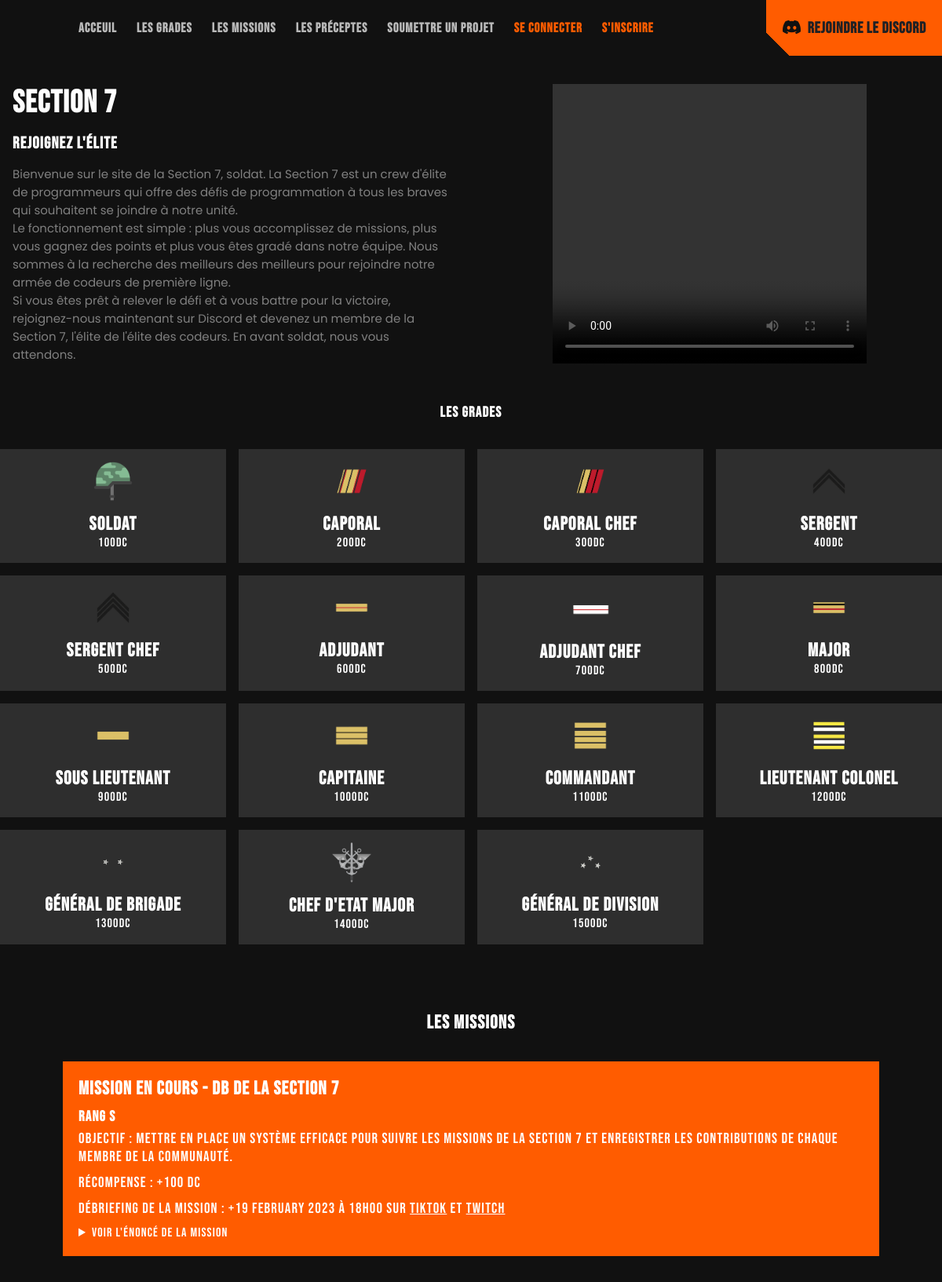
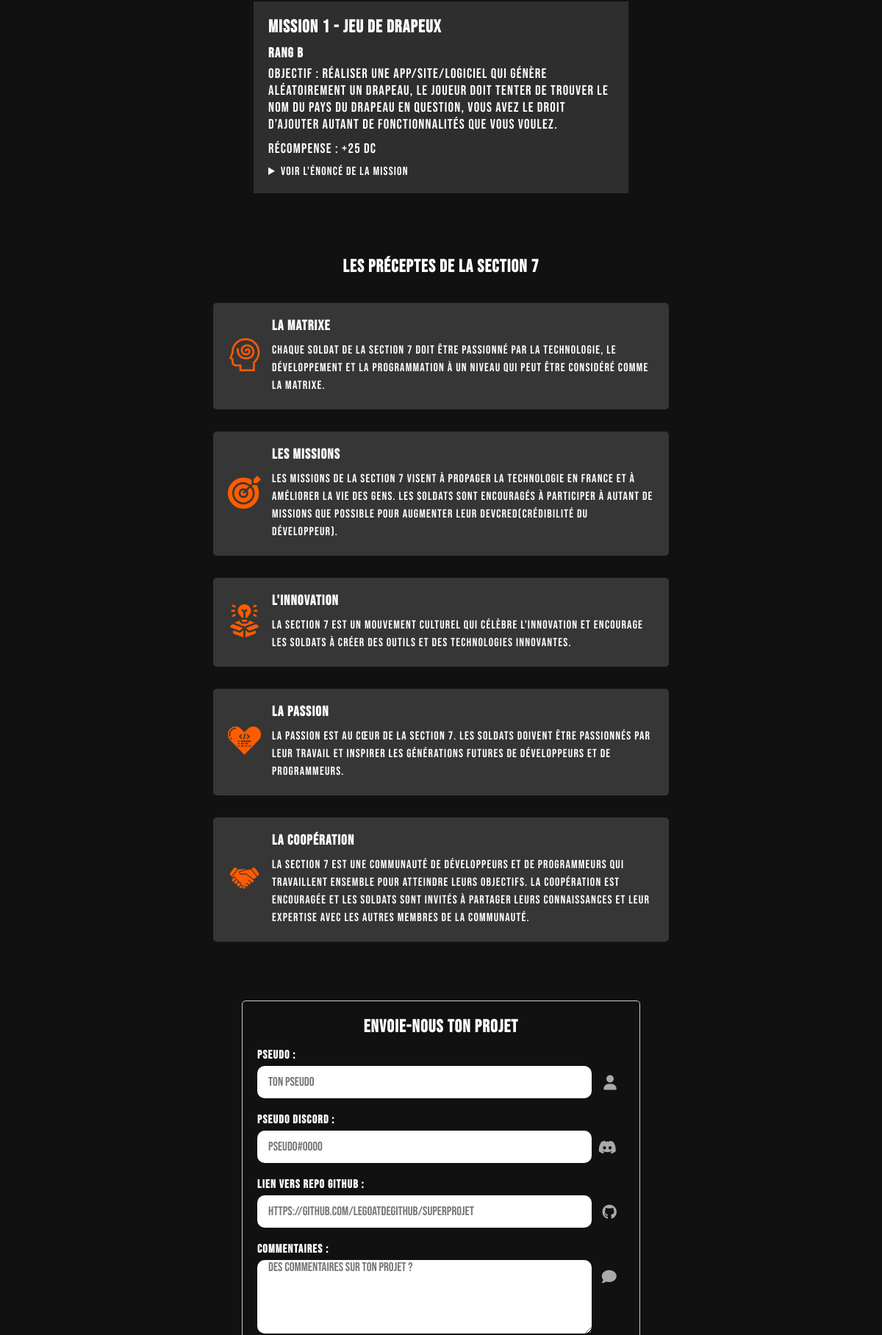
The page / (upper part) on the database its author committed (2 pictures, top to bottom).
### tables this page shows
CREATE TABLE `grades` (
  `image` varchar(55) NOT NULL DEFAULT 'helmet',
  `nom` varchar(55) NOT NULL,
  `dc` int(11) NOT NULL
);

CREATE TABLE `missions_desc` (
  `idMission` int(11) NOT NULL,
  `nomMission` varchar(300) NOT NULL,
  `rangMission` varchar(1) NOT NULL,
  `objectifMission` mediumtext NOT NULL,
  `recompense` int(11) NOT NULL,
  `enonce` text DEFAULT NULL,
  `statut` varchar(10000) NOT NULL,
  `deadline` datetime NOT NULL
);

CREATE TABLE `preceptes` (
  `idPrecepte` int(11) NOT NULL,
  `precepte` text NOT NULL,
  `description` text NOT NULL,
  `image` varchar(255) NOT NULL
);

### inc/grades.php (the view)
<?php
require('lib/db.php');
$stmt = $db->prepare('SELECT * FROM grades');
$stmt->execute();
$grades = $stmt->fetchAll();
?>
<section id="grades">
    <div class="gradesDesc">
        <h1 class="newSectionH1">Les Grades</h1>
    <div class="grades">
    <?php
            foreach ($grades as $grade) {
                echo '<div class="grade"><img src="src/media/'. $grade['image'] .'.png"><h2>'. $grade['nom'] .'</h2><p>'. $grade['dc'] .'DC</p></div>';
            }
        ?>
    </div>
</section>

### inc/missions.php (shortened to what this page needs)
<?php
require_once('lib/db.php');
$stmt = $db->prepare('SELECT * FROM missions_desc WHERE statut="A"');
$stmt->execute();
$row = $stmt->fetch();
$date_str = $row['deadline'];
$date = new DateTime($date_str);
$date_format = strftime('%e %B %Y à %Hh%M', $date->getTimestamp());
?>
<section class="missions" id="missions">
    <div class="container">
      <h2 class="newSectionH1">Les Missions</h2>
      <div class="mission-wrapper">
        <div class="mission urgent" style="max-width: 1000px;">
            <h3 class="mission-title">Mission en cours - <?php echo($row['nomMission']);?></h3>
            <h3>Rang <?php echo($row['rangMission']);?></h3>
            <h3 class="recomp">Objectif : <?php echo($row['objectifMission']); ?></h3>
            <h3 class="recomp">Récompense : <span>+<?php echo($row['recompense']);?> DC</span></h3>
            <h3 class="recomp">Débriefing de la mission : <span>+<?php echo $date_format;?></span> sur <a href="https://www.tiktok.com/@mauvetech"><u>TikTok</u> et <a href="https://www.twitch.tv/mauvetech"><u>Twitch</u ></a></h3>
            <details>
                <summary>Voir l'énoncé de la mission</summary>
            </details>
        </div>
        <?php
        $stmt = $db->prepare('SELECT * FROM missions_desc WHERE statut="F" LIMIT 3');
        $stmt->execute();
        $count = $stmt->rowCount();
        $oldMissions = $stmt->fetchAll();
        if ($count === 1) {
            foreach ($oldMissions as $oldMission) {
                echo '<div class="mission" style="max-width: 470px; margin: 0 auto; margin-top: 35px;">
                <h3 class="mission-title">Mission '. $oldMission['idMission'] .' - '. $oldMission['nomMission'] .'</h3>
                <h3>Rang '. $oldMission["rangMission"] .'</h3>
                <h3 class="recomp">Objectif : '.$oldMission["objectifMission"].'</h3>
                <h3 class="recomp">Récompense : <span>+'.$oldMission["recompense"].' DC</span></h3>
                <details>
                <summary>Voir l\'énoncé de la mission</summary>
                <p>'.$oldMission["enonce"].'</p>
                </details>
                </div>';
                echo '</div>';
            }
        }
    ?>
    </div>
</section>

### inc/preceptes.php
<section class="precepts-section" id="preceptes">
  <h2 class="newSectionH1">Les préceptes de la Section 7</h2>
  <?php
  $stmt = $db->prepare('SELECT * FROM preceptes');
  $stmt->execute();
  $preceptes = $stmt->fetchAll();
  ?>
  <div class="precepts-container">
    <?php
    foreach($preceptes as $precepte) {
      echo '
      <div class="precept" style="display: flex;align-items: center;">
        <div class="preceptLeft">
          <img class="precept-img" style="width: 45px;margin-right: 15px;" src="src/media/'.$precepte['image'].'.png">
        </div>
        <div class="preceptRight">
          <h3 class="precept-title">'.$precepte['precepte'].'</h3>
          <p class="precept-text">'.$precepte['description'].'</p>
        </div>
      </div>
      ';
    }
    ?>
  </div>
</section>

### style.css (style rules this page uses)
* { margin: 0; padding: 0; border: none; }
html { scroll-behavior: smooth; }
body { font-family: 'Bebas Neue'; letter-spacing: 1.19px; }
body { background-color: #111; }
a { all: unset; }
.newSectionH1 { margin-top: 35px; margin-bottom: 35px; text-align: center; color: #fff; }
.grade { background-color: #2e2e2e; color: white; padding: 1rem; text-align: center; }
.grades { max-width: 1395px; margin: 0 auto; display: grid; gap: 1rem; }
.grade img { width: 50px; margin-bottom: 10px; }
@media (min-width: 600px) { .grades { grid-template-columns: repeat(4, 1fr); } }
.missions { color: #fff; padding: 50px 0; }
.recomp { font-weight: normal; margin: 5px 0 10px 0; }
.mission-wrapper { display: flex; flex-direction: column; align-items: center; }
.mission { background-color: #2e2e2e; padding: 20px; margin-bottom: 20px; }
.urgent { background-color: #ff5c00; }
.mission-title { font-size: 24px; font-weight: bold; margin-bottom: 10px; }
.mission:first-child { margin: 0; }
.precepts-section { color: #fff; }
.precepts-container { display: flex; flex-wrap: wrap; justify-content: center; }
.precept { width: calc(50% - 20px); margin-bottom: 30px; background-color: #363636; border-radius: 5px; padding: 20px; }
.precept-title { font-size: 1.2rem; font-weight: bold; margin-bottom: 10px; }
.precept-text { font-size: 1rem; line-height: 1.5; }

### rows shown on the page
grades: image (picture), nom "Soldat", dc "100"
grades: image (picture), nom "Caporal", dc "200"
grades: image (picture), nom "Caporal Chef", dc "300"
grades: image (picture), nom "Sergent", dc "400"
grades: image (picture), nom "Sergent Chef", dc "500"
grades: image (picture), nom "Adjudant", dc "600"
grades: image (picture), nom "Adjudant Chef", dc "700"
grades: image (picture), nom "Major", dc "800"
grades: image (picture), nom "Sous Lieutenant", dc "900"
grades: image (picture), nom "Capitaine", dc "1000"
grades: image (picture), nom "Commandant", dc "1100"
grades: image (picture), nom "Lieutenant Colonel", dc "1200"
grades: image (picture), nom "Général de Brigade", dc "1300"
grades: image (picture), nom "Chef d'Etat Major", dc "1400"
grades: image (picture), nom "Général de Division", dc "1500"
missions_desc: nomMission "DB de la Section 7", rangMission "S", objectifMission "Mettre en place un système efficace pour suivre les missions de la Section 7 et enregistrer les contributions de chaque membre de la communauté.", recompense "100", deadline "19 February 2023 à 18h00"
missions_desc: idMission "1", nomMission "Jeu de Drapeux", rangMission "B", objectifMission "Réaliser une app/site/logiciel qui génère aléatoirement un drapeau, le joueur doit tenter de trouver le nom du pays du drapeau en question, vous avez le droit d’ajouter autant de fonctionnalités que vous voulez.", recompense "25"
preceptes: image (picture), precepte "La Matrixe", description "Chaque soldat de la Section 7 doit être passionné par la technologie, le développement et la programmation à un niveau qui peut être considéré comme la matrixe."
preceptes: image (picture), precepte "Les Missions", description "Les missions de la Section 7 visent à propager la technologie en France et à améliorer la vie des gens. Les soldats sont encouragés à participer à autant de missions que possible pour augmenter leur DevCred(Crédibilité du développeur)."
preceptes: image (picture), precepte "L'innovation", description "La Section 7 est un mouvement culturel qui célèbre l'innovation et encourage les soldats à créer des outils et des technologies innovantes."
preceptes: image (picture), precepte "La Passion", description "La passion est au cœur de la Section 7. Les soldats doivent être passionnés par leur travail et inspirer les générations futures de développeurs et de programmeurs."
preceptes: image (picture), precepte "La Coopération", description "La Section 7 est une communauté de développeurs et de programmeurs qui travaillent ensemble pour atteindre leurs objectifs. La coopération est encouragée et les soldats sont invités à partager leurs connaissances et leur expertise avec les autres membres de la communauté."
